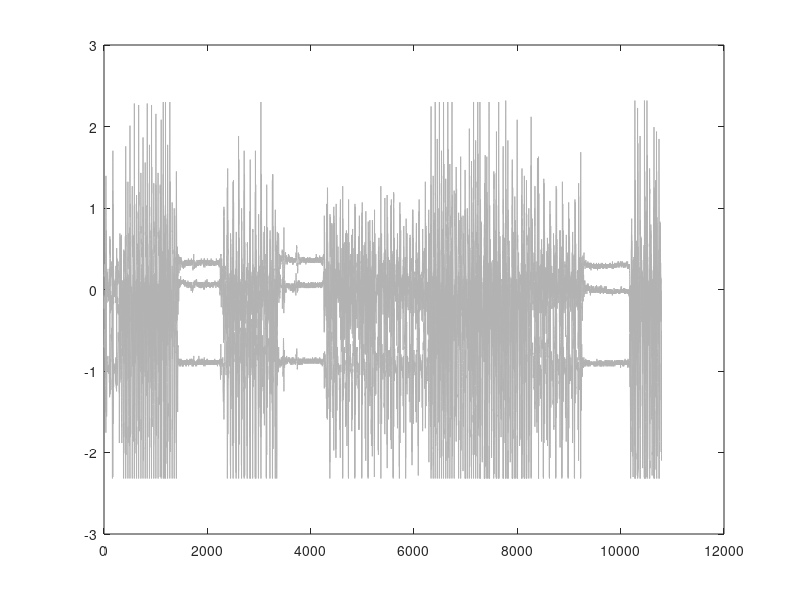

Source code (MATLAB): (Note: this script raises an error after producing the figure.)
addpath('../Code')
load('person010011_out.mat')
load('TwoSampConvFilter.mat')
filter2=filter2-0.1666;
filter2=filter2/sum(filter2);

L(810)=1;
L(2062)=1;

trace =conv(wStat2Samp,filter2,'same');
[val, cp] = findpeaks(trace);
cpOut=zeros(1,length(L));
cpOut(cp)=1;

figure(4);
clf;
plot(Y(500:end-500+1,:), 'Color', [0.7,0.7,0.7])
yyaxis right
plot(L(500:end-500)*35, 'k--', 'linewidth', 2)
hold on
plot(conv(wStat2Samp,filter2,'same'), 'linewidth', 2.5)
plot(wStat2Samp, 'm-', 'linewidth', 0.25)
plot(cpOut*35, '--', 'linewidth', 2)
xlim([0,10751])
ylim([0,30])

h = findobj(gca,'Type','line');
legend([h(5),h(4), h(3), h(1), h(2)], 'Accel Data', 'GT Change Points', 'W2T Statistic', 'W2T Change Points', 'Unfiltered W2T')
